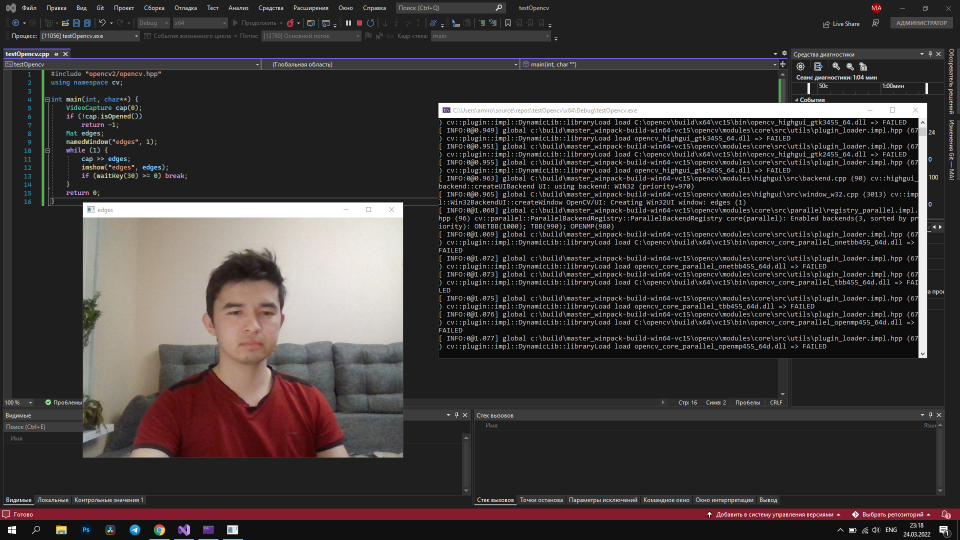
//> input picture 2022/opencv/images/2022-03-24_23-18-16.png, 1920 x 1080 px, given in place of the camera (shown at 1/2 size)
$ ./videocapture   (built with g++ and OpenCV 4)
//> lines starting //> are read from the running program, lines starting //| are printed output that depends on the picture; after the words box and inside, x2 and y2 are one past the last pixel; in counts of white or black regions, pixels touching at a corner belong together
#include <opencv2/opencv.hpp>
#include <iostream>
#include <fstream>
#include <cstdlib>

using namespace cv;
using namespace std;

class VideoFindColor {
	Mat image;
	Scalar blueMin = Scalar(59, 32, 195);
	Scalar blueMax = Scalar(114, 115, 244);
	Scalar redMin = Scalar(86,62,130);
	Scalar redMax = Scalar(175,186,255);
	Scalar greenMin = Scalar(37,74,195);
	Scalar greenMax = Scalar(89,136,255);
	Scalar yellowMin = Scalar(0,121,163);
	Scalar yellowMax = Scalar(52,193,244);
	string color;
	vector<Point2f> dest;
	vector<Point2f> src;
	Mat K;
public:
	vector<vector<Point>> contours;
	VideoFindColor() {
		src.push_back(Point2f(0, 0));
		src.push_back(Point2f(100, 0));
		src.push_back(Point2f(0, 100));
		src.push_back(Point2f(100, 100));
		dest.push_back(Point2f(351, 315));
		dest.push_back(Point2f(125, 135));
		dest.push_back(Point2f(205, 215));
		dest.push_back(Point2f(302, 310));
	};
	~VideoFindColor() {};
	void detectingColor(Mat image, string color, Scalar minColor, Scalar maxColor, vector<vector<Point>> &contours, ofstream &fout);
	void findContrastingColor(Mat image, vector<vector<Point>> &contours);
	void findHomograph(Mat im_src, Mat im_dest);
	void warpImage(Mat img);
	int run();
};

void VideoFindColor::detectingColor(Mat image, string color, Scalar minColor, Scalar maxColor, vector<vector<Point>> &contours, ofstream &fout) {
	Mat hsv;
	cvtColor(image, hsv, COLOR_BGR2HSV);
	medianBlur(hsv,hsv,13);
	Mat clone_source(image.size(), CV_8U);
	inRange(hsv, minColor, maxColor, clone_source);
	imshow(color, clone_source);
	findContours(clone_source, contours, RETR_EXTERNAL, CHAIN_APPROX_NONE);
	for(int i = 0; i < contours.size(); i++){
		Rect rect = boundingRect(contours[i]);
		Point pt1, pt2;
		pt1.x = rect.x;
		pt1.y = rect.y;
		pt2.x = rect.x + rect.width;
		pt2.y = rect.y + rect.height;
		dest.push_back(Point2f(pt1.x, pt1.y));
		dest.push_back(Point2f(pt2.x, pt1.y));
		dest.push_back(Point2f(pt1.x, pt2.y));
		dest.push_back(Point2f(pt2.x, pt2.y));
		if (rect.width >= 10 && rect.width <=1000 && rect.height >= 10 && rect.height <=1000){
		rectangle(image, pt1, pt2, CV_RGB(255,0,0), 1);
		pt1.x = rect.x + rect.width/2;
		pt1.y = rect.y + rect.height/2;
		rectangle(image, pt1, pt1, CV_RGB(0,255,0), 5);
		fout << color << " object coordinates: " << pt1 << endl;
		}
	}
}

void VideoFindColor::findContrastingColor (Mat image, vector<vector<Point>> &contours) {
	ofstream fout("data.txt");
	detectingColor(image, "Blue", blueMin, blueMax, contours, fout);
	detectingColor(image, "Red", redMin, redMax, contours, fout);
	detectingColor(image, "Green", greenMin, greenMax, contours, fout);
	detectingColor(image, "Yellow", yellowMin, yellowMax, contours, fout);
};

int VideoFindColor::run() {
	VideoCapture cap(0);
	if (!cap.isOpened()) {
		cout << "No camera" << endl;
		return EXIT_FAILURE;
	}

	Mat source;
	namedWindow("source", WINDOW_AUTOSIZE);
	while (1) {
		cap >> source;
//> source is the input picture: 1080 rows x 1920 cols, CV_8UC3; mean B, G, R 55.2, 55.7, 60.7
		resize(source,source,Size(900,900));
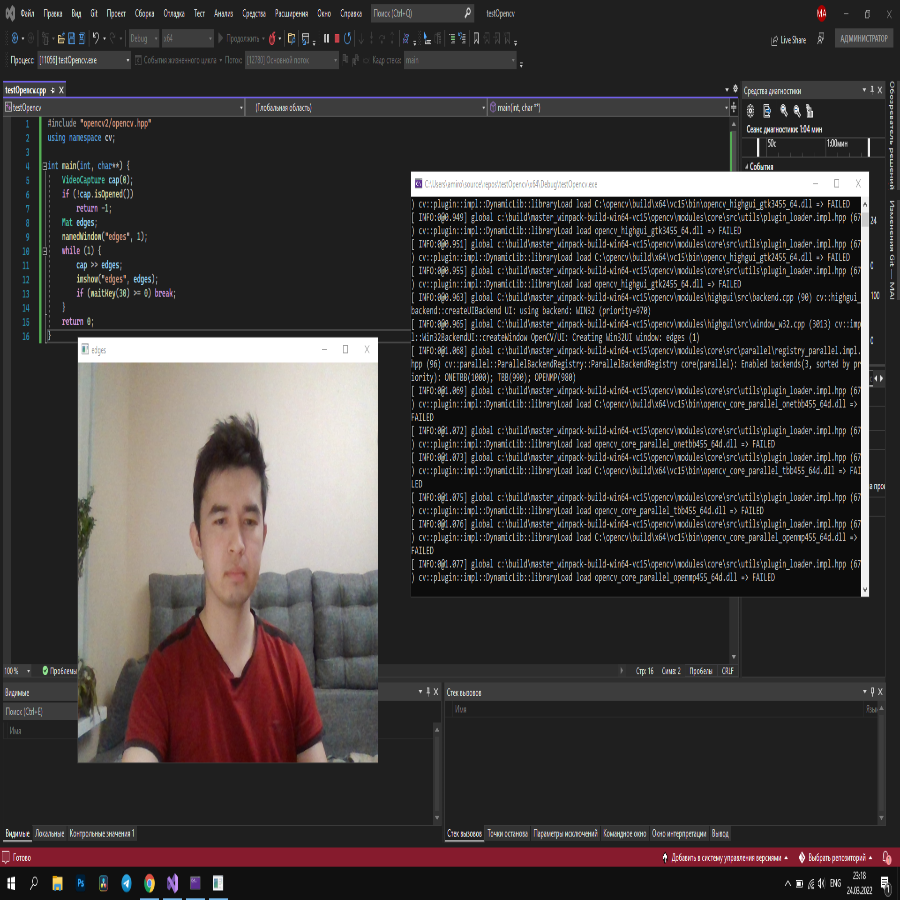
//> source: 900 rows x 900 cols, CV_8UC3; mean B, G, R 55.2, 55.7, 60.7
		findContrastingColor(source, contours);
//> in detectingColor, `cvtColor(image, hsv, COLOR_BGR2HSV);`: hsv: 900 rows x 900 cols, CV_8UC3; mean H, S, V 16.9, 23.4, 63.1
//> in detectingColor, `medianBlur(hsv,hsv,13);`: hsv: 900 rows x 900 cols, CV_8UC3; mean H, S, V 10.8, 13.8, 54.6
//> in detectingColor, `inRange(hsv, minColor, maxColor, clone_source);`:
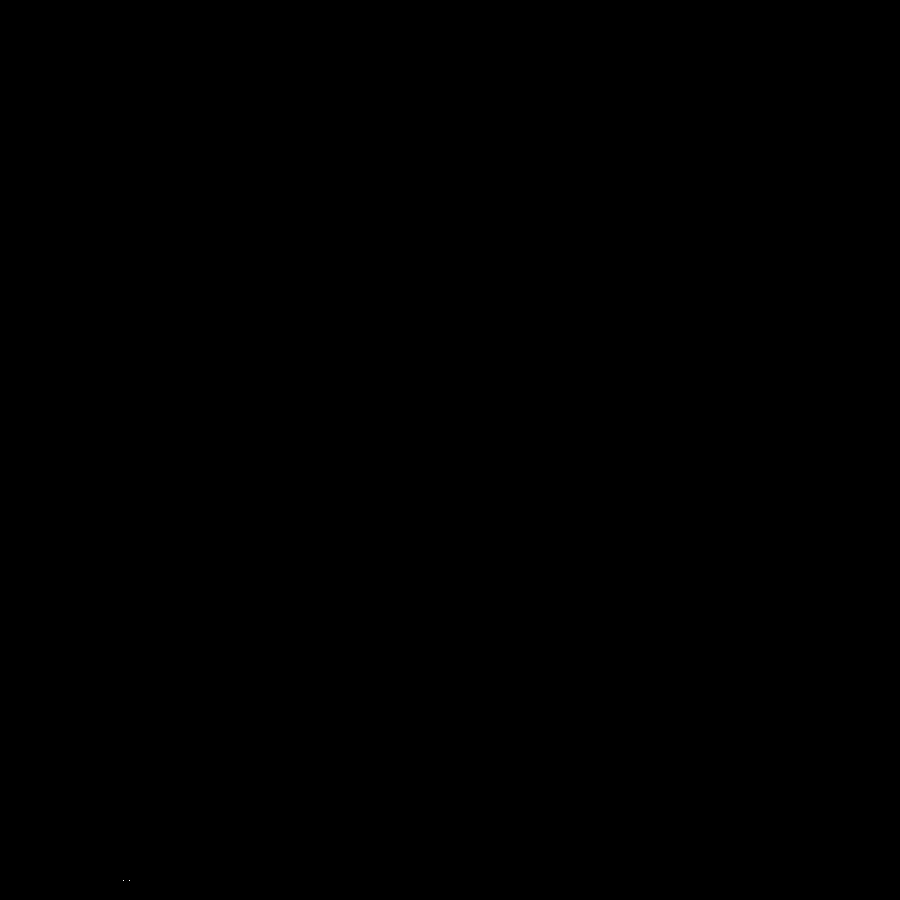
//> clone_source: 900 rows x 900 cols, CV_8UC1; 0% white in thin lines or dots, all inside (x1, y1, x2, y2) = (123, 880, 130, 881)
//> in detectingColor, `findContours(clone_source, contours, RETR_EXTERNAL, CHAIN_APPROX_NONE);`: contours = 2 contours, all with area under 20
//> the loop in detectingColor, `for(int i = 0; i < contours.size(); i++)` made 2 passes
//> rect on passes 1 to 2: Rect(129, 880, 1, 1), Rect(123, 880, 1, 1)
//> call 2 of detectingColor, with color = "Red", minColor = Scalar(86, 62, 130), maxColor = Scalar(175, 186, 255)
//> in detectingColor (call 2), `inRange(hsv, minColor, maxColor, clone_source);`:
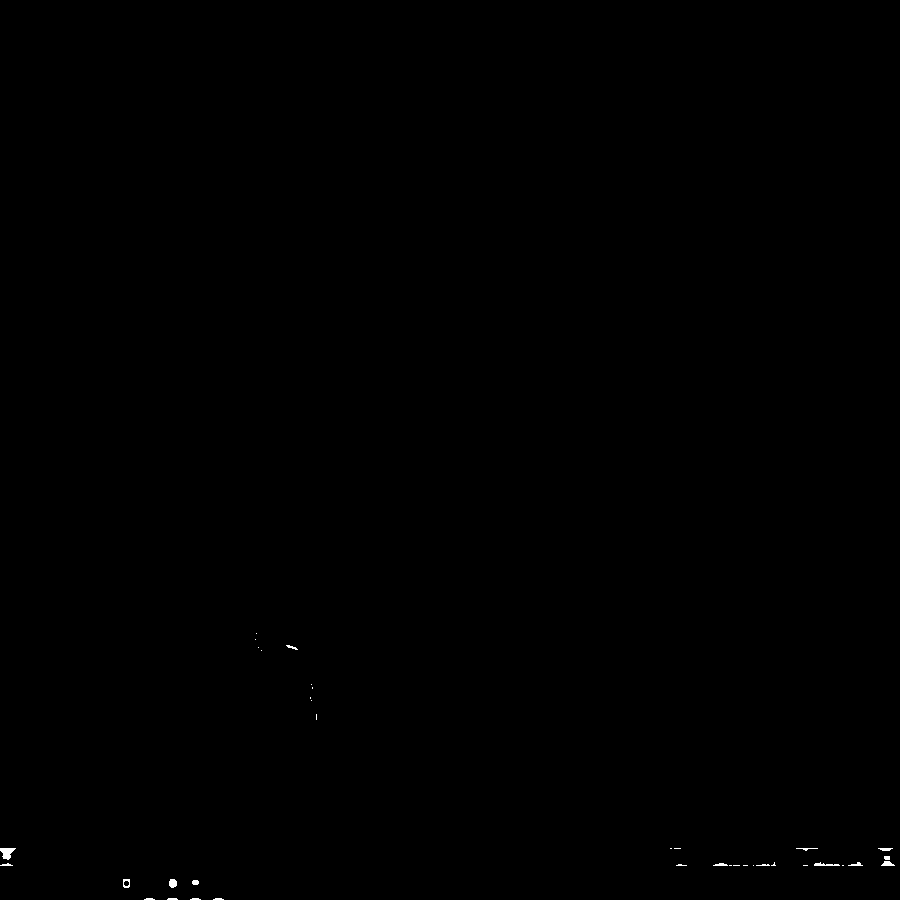
//> clone_source: 900 rows x 900 cols, CV_8UC1; 0.09% white; 37 white regions (22 under 20 px)
//> in detectingColor (call 2), `findContours(clone_source, contours, RETR_EXTERNAL, CHAIN_APPROX_NONE);`: contours = 37 contours, 31 with area under 20; largest, box (x1, y1, x2, y2) and area: (0, 848, 16, 860) 94, (169, 879, 177, 888) 48, (123, 879, 130, 888) 47, (881, 861, 895, 866) 34, (814, 862, 840, 866) 30, (192, 880, 199, 885) 22
//> the loop in detectingColor (call 2), `for(int i = 0; i < contours.size(); i++)` made 37 passes
//> rect on passes 1 to 12: Rect(213, 898, 11, 2), Rect(190, 898, 11, 2), Rect(167, 898, 11, 2), Rect(144, 898, 11, 2), Rect(192, 880, 7, 5), Rect(169, 879, 8, 9), Rect(123, 879, 7, 9), Rect(842, 865, 2, 1), Rect(803, 865, 5, 1), Rect(753, 865, 1, 1), Rect(743, 865, 5, 1), Rect(733, 865, 7, 1)
//> after the loop in detectingColor (call 2), `for(int i = 0; i < contours.size(); i++)`: image: 900 rows x 900 cols, CV_8UC3; 85 pixels changed, all inside (x1, y1, x2, y2) = (0, 848, 17, 861)
//> in detectingColor (call 3), `cvtColor(image, hsv, COLOR_BGR2HSV);`: hsv: 900 rows x 900 cols, CV_8UC3; mean H, S, V 16.9, 23.4, 63.1
//> in detectingColor (call 3), `medianBlur(hsv,hsv,13);`: hsv: 900 rows x 900 cols, CV_8UC3; mean H, S, V 10.8, 13.8, 54.6
//> in detectingColor (call 3), `findContours(clone_source, contours, RETR_EXTERNAL, CHAIN_APPROX_NONE);`: contours = 0 contours
//> in detectingColor (call 4), `inRange(hsv, minColor, maxColor, clone_source);`: clone_source: 900 rows x 900 cols, CV_8UC1; 0.01% white; 2 white regions
//> in detectingColor (call 4), `findContours(clone_source, contours, RETR_EXTERNAL, CHAIN_APPROX_NONE);`: contours = 2 contours; box (x1, y1, x2, y2) and area: (53, 879, 62, 887) 44, (146, 879, 153, 886) 30
		if (waitKey(33) == 27) break;
//> the Esc key is pressed
		imshow("source", source);
		findHomograph(source, source);
	};
	return 0;
};

void VideoFindColor::findHomograph(Mat im_src, Mat im_dest) {
	Mat H = findHomography(dest, src);
	Mat im_out;
	warpPerspective(im_src, im_out, H, im_dest.size());
	imshow("Warped source image", im_out);
}

void VideoFindColor::warpImage(Mat img) {
	Mat img_warp;
	Mat H = findHomography(src, img);
	warpPerspective(img, img_warp, H, img.size());
	imshow("Warp Image", img_warp);
}

int main(){
	VideoFindColor img;
	img.run();
	return 0;
}
